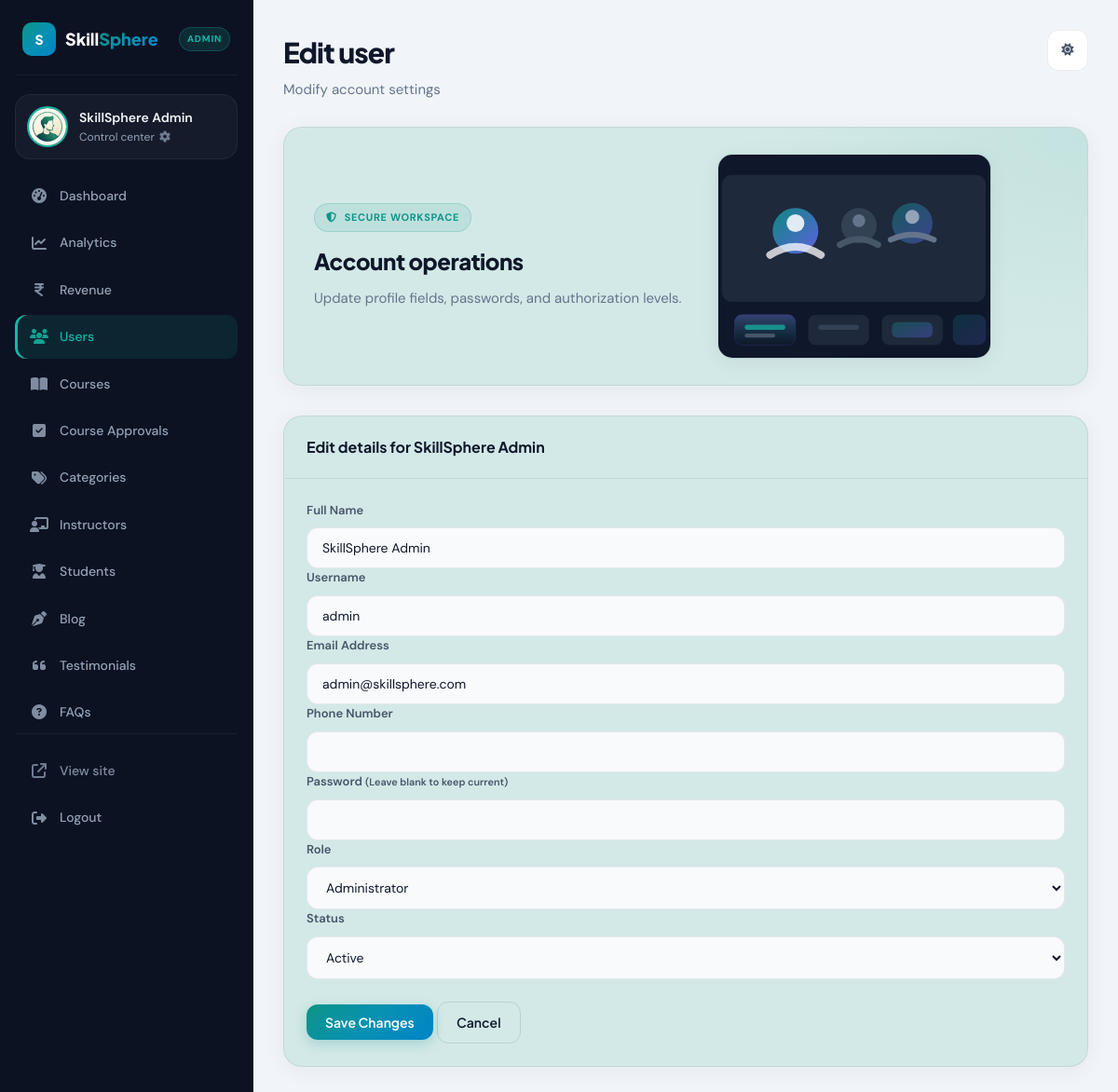
/admin/users/edit-user.php?id=1 (signed in), run on the app's committed database.
### tables this page shows
CREATE TABLE users (

    id INT PRIMARY KEY AUTO_INCREMENT,

    full_name VARCHAR(120) NOT NULL,

    username VARCHAR(80) UNIQUE,

    email VARCHAR(150) UNIQUE NOT NULL,

    phone VARCHAR(20),

    password VARCHAR(255) NOT NULL,

    profile_image VARCHAR(255)
    DEFAULT 'default.png',

    bio TEXT,

    role ENUM(
        'student',
        'instructor',
        'admin'
    ) DEFAULT 'student',

    status ENUM(
        'active',
        'blocked',
        'pending'
    ) DEFAULT 'active',

    email_verified TINYINT(1)
    DEFAULT 0,

    remember_token VARCHAR(255),

    last_login TIMESTAMP NULL,

    created_at TIMESTAMP
    DEFAULT CURRENT_TIMESTAMP,

    updated_at TIMESTAMP
    DEFAULT CURRENT_TIMESTAMP
    ON UPDATE CURRENT_TIMESTAMP

);

### db.php (called while the page is built, shortened)
<?php
try{
    $conn = mysqli_connect(
        DB_HOST,
        DB_USER,
        DB_PASS,
        DB_NAME
    );
}catch(Exception $e){
    die(
        "Database Connection Failed"
    );
}
mysqli_set_charset(
    $conn,
    "utf8mb4"
);
function dbQuery($query, $params = [], $types = "") {
    global $conn;
    $stmt = mysqli_prepare($conn, $query);
    if (!empty($params)) {
        if (empty($types)) {
            $types = str_repeat("s", count($params));
        }
        mysqli_stmt_bind_param($stmt, $types, ...$params);
    }
    $execute = mysqli_stmt_execute($stmt);
    $result = mysqli_stmt_get_result($stmt);
    return $result;
}
function fetchSingleSecure($query, $params = [], $types = "") {
    $result = dbQuery($query, $params, $types);
    return mysqli_fetch_assoc($result);
}
?>

### admin/users/edit-user.php (the view, shortened to what this page needs)
<?php
$id = isset($_GET['id']) ? (int)$_GET['id'] : 0;
$user = fetchSingleSecure('SELECT * FROM users WHERE id = ? LIMIT 1', [$id]);
include '../includes/head.php';
include '../includes/sidebar.php';
?>
<div class="admin-main">
<?php include '../includes/topbar.php'; ?>
<div class="admin-panel reveal">
    <div class="admin-panel__head"><h3>Edit details for <?php echo htmlspecialchars($user['full_name']); ?></h3></div>
    <div class="admin-panel__body">
        <form method="POST" class="admin-form">
            <div class="grid grid-2">
                <div class="form-group">
                    <label for="full_name">Full Name</label>
                    <input type="text" name="full_name" id="full_name" class="form-control" value="<?php echo htmlspecialchars($user['full_name']); ?>" required>
                </div>
                <div class="form-group">
                    <label for="username">Username</label>
                    <input type="text" name="username" id="username" class="form-control" value="<?php echo htmlspecialchars($user['username'] ?? ''); ?>">
                </div>
            </div>
            <div class="grid grid-2">
                <div class="form-group">
                    <label for="email">Email Address</label>
                    <input type="email" name="email" id="email" class="form-control" value="<?php echo htmlspecialchars($user['email']); ?>" required>
                </div>
                <div class="form-group">
                    <label for="phone">Phone Number</label>
                    <input type="text" name="phone" id="phone" class="form-control" value="<?php echo htmlspecialchars($user['phone'] ?? ''); ?>">
                </div>
            </div>
            <div class="grid grid-3">
                <div class="form-group">
                    <label for="password">Password <small>(Leave blank to keep current)</small></label>
                    <input type="password" name="password" id="password" class="form-control">
                </div>
                <div class="form-group">
                    <label for="role">Role</label>
                    <select name="role" id="role" class="form-control">
                        <option value="admin" <?php echo $user['role'] === 'admin' ? 'selected' : ''; ?>>Administrator</option>
                    </select>
                </div>
                <div class="form-group">
                    <label for="status">Status</label>
                    <select name="status" id="status" class="form-control">
                        <option value="active" <?php echo $user['status'] === 'active' ? 'selected' : ''; ?>>Active</option>
                    </select>
                </div>
            </div>
            <div style="margin-top: 1.5rem;">
                <button type="submit" name="edit_user" class="admin-btn admin-btn--primary">Save Changes</button>
                <a href="manage-users.php" class="admin-btn admin-btn--outline">Cancel</a>
            </div>
        </form>
    </div>
</div>
</div>
<?php include '../includes/footer.php'; ?>

### admin/admin.css (style rules this page uses)
:root, [data-theme="light"] { --admin-font: 'DM Sans', system-ui, sans-serif; --admin-display: 'Plus Jakarta Sans', system-ui, sans-serif; --admin-sidebar-bg: #0c1222; --admin-sidebar-text: #94a3b8; --admin-sidebar-text-active: #f8fafc; --admin-sidebar-border: rgba(255, 255, 255, 0.06); --admin-sidebar-accent: #14b8a6; --admin-bg: #f1f5f9; --admin-surface: #ffffff; --admin-elevated: #f8fafc; --admin-border: rgba(15, 23, 42, 0.08); --admin-border-strong: rgba(15, 23, 42, 0.12); --admin-text: #0f172a; --admin-text-secondary: #475569; --admin-text-muted: #64748b; --admin-brand: #0d9488; --admin-brand-light: #14b8a6; --admin-brand-rgb: 13, 148, 136; --admin-accent: #0284c7; --admin-gradient: linear-gradient(135deg, #0d9488 0%, #0891b2 50%, #0284c7 100%); --admin-success: #059669; --admin-danger: #dc2626; --admin-warning: #d97706; --admin-shadow: 0 4px 24px rgba(15, 23, 42, 0.06); --admin-shadow-lg: 0 16px 48px rgba(15, 23, 42, 0.1); --admin-radius: 16px; --admin-radius-lg: 20px; --admin-sidebar-w: 272px; --admin-ease: cubic-bezier(0.16, 1, 0.3, 1); --admin-duration: 250ms; }
*, *::before, *::after { box-sizing: border-box; margin: 0; padding: 0; }
.admin-body { font-family: var(--admin-font); background: var(--admin-bg); color: var(--admin-text-secondary); line-height: 1.6; min-height: 100vh; -webkit-font-smoothing: antialiased; }
.admin-main { flex: 1; margin-left: var(--admin-sidebar-w); padding: 2rem 2rem 3rem; min-width: 0; }
.admin-panel { background: var(--admin-surface); border: 1px solid var(--admin-border); border-radius: var(--admin-radius-lg); box-shadow: var(--admin-shadow); overflow: hidden; }
.admin-panel__head { padding: 1.25rem 1.5rem; border-bottom: 1px solid var(--admin-border); display: flex; align-items: center; justify-content: space-between; gap: 1rem; }
.admin-panel__head h3 { font-family: var(--admin-display); font-size: 1rem; font-weight: 700; color: var(--admin-text); }
.admin-panel__body { padding: 1.5rem; }
.badge-primary, .badge-success, .student, .beginner, .active { background: rgba(5, 150, 105, 0.12); color: #059669; }
.btn, .admin-btn { display: inline-flex; align-items: center; justify-content: center; gap: 0.5rem; padding: 0.625rem 1.25rem; font-family: var(--admin-display); font-size: 0.875rem; font-weight: 600; border-radius: 12px; border: none; cursor: pointer; text-decoration: none; transition: all var(--admin-duration) var(--admin-ease); }
.admin-btn--primary, .btn { background: var(--admin-gradient); color: #fff; box-shadow: 0 4px 14px rgba(var(--admin-brand-rgb), 0.25); }
.admin-btn--outline { background: transparent; border: 1.5px solid var(--admin-border-strong); color: var(--admin-text); }
.form-group { margin-bottom: 0; }
.form-group label { display: block; font-size: 0.8125rem; font-weight: 600; color: var(--admin-text-secondary); margin-bottom: 0.5rem; }
.form-control { width: 100%; padding: 0.75rem 1rem; border: 1.5px solid var(--admin-border); border-radius: 12px; background: var(--admin-elevated); color: var(--admin-text); font-size: 0.875rem; font-family: var(--admin-font); transition: border-color var(--admin-duration), box-shadow var(--admin-duration); }
.reveal { opacity: 0; transform: translateY(16px); transition: opacity 0.5s var(--admin-ease), transform 0.5s var(--admin-ease); }
.reveal.active { opacity: 1; transform: none; }

### data on the page
users: full_name "SkillSphere Admin", username "admin", email "admin@skillsphere.com", role "Administrator", status "Active"

### other printed values
$adminName "SkillSphere Admin"
$adminHeading "Edit user"
$adminSubheading "Modify account settings"
$adminHeroTitle "Account operations"
$adminHeroText "Update profile fields, passwords, and authorization levels."
